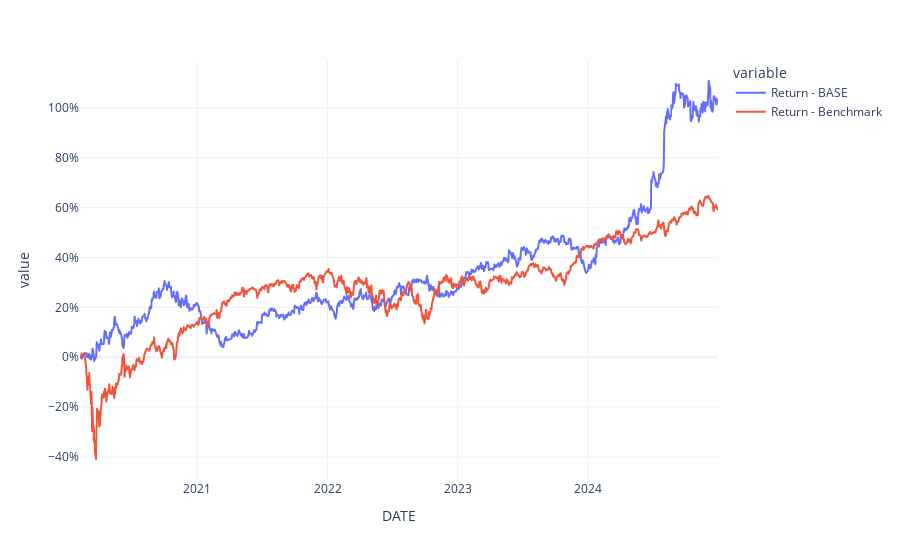

Notebook cell for this chart:
### Code cell
fig = px.line(df_chart)
fig.layout.yaxis.tickformat = ',.0%'
fig.show()

### Figure 1 — Plotly figure (JSON) as saved in the notebook; plotly's stock layout.template omitted (floating-point values rounded to 4 significant figures; data arrays with more than 128 entries replaced by an {"elided": "..."} marker saying what was removed)
{"data": [{"hovertemplate": "variable=Return - BASE<br>DATE=%{x}<br>value=%{y}<extra></extra>", "legendgroup": "Return - BASE", "line": {"color": "#636efa", "dash": "solid"}, "marker": {"symbol": "circle"}, "mode": "lines", "name": "Return - BASE", "showlegend": true, "type": "scattergl", "x": {"elided": "1232 str values"}, "xaxis": "x", "y": {"elided": "1232 float values"}, "yaxis": "y"}, {"hovertemplate": "variable=Return - Benchmark<br>DATE=%{x}<br>value=%{y}<extra></extra>", "legendgroup": "Return - Benchmark", "line": {"color": "#EF553B", "dash": "solid"}, "marker": {"symbol": "circle"}, "mode": "lines", "name": "Return - Benchmark", "showlegend": true, "type": "scattergl", "x": {"elided": "1232 str values"}, "xaxis": "x", "y": {"elided": "1232 float values"}, "yaxis": "y"}], "layout": {"autosize": true, "legend": {"title": {"text": "variable"}, "tracegroupgap": 0}, "margin": {"t": 60}, "xaxis": {"anchor": "y", "autorange": true, "domain": [0, 1], "range": ["2020-02-07", "2024-12-31"], "title": {"text": "DATE"}, "type": "date"}, "yaxis": {"anchor": "x", "autorange": true, "domain": [0, 1], "range": [-0.4924, 1.192], "tickformat": ",.0%", "title": {"text": "value"}, "type": "linear"}}}
